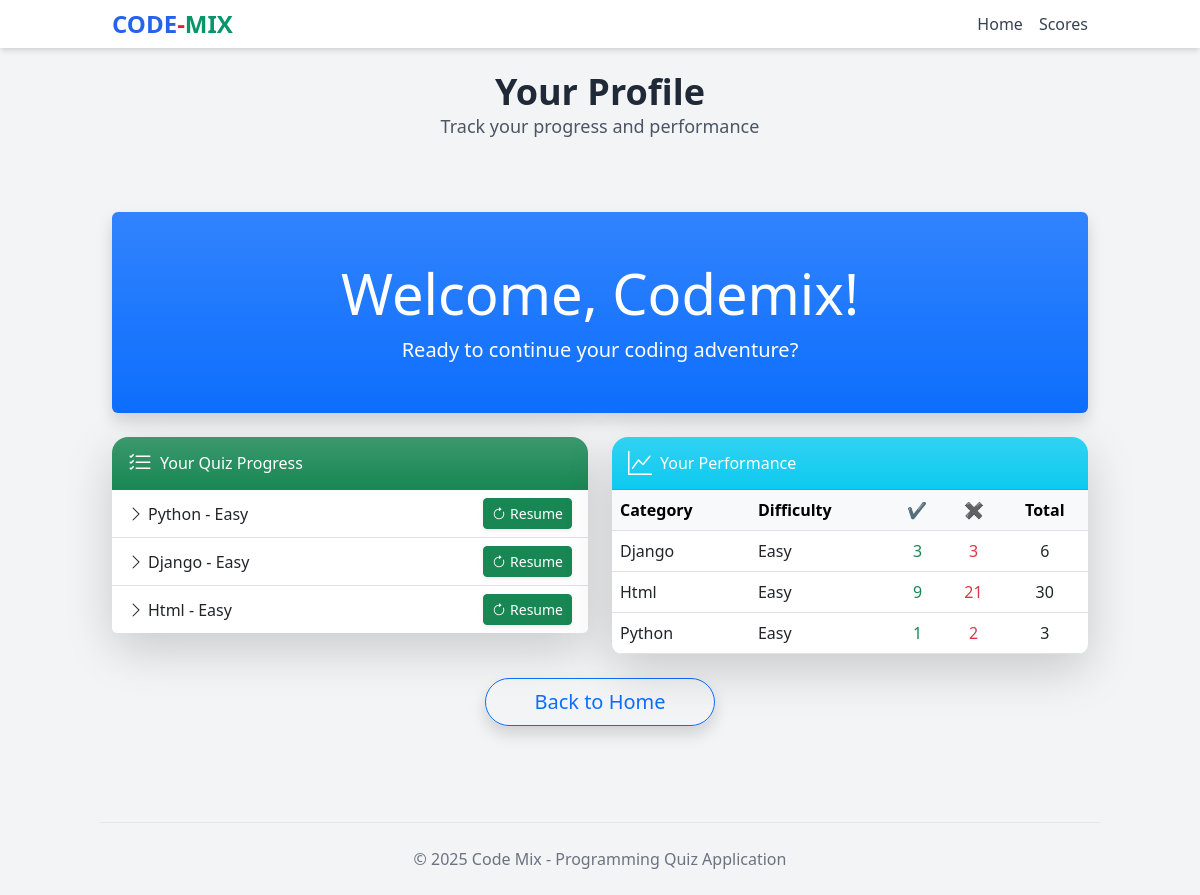
The app's page /profile/ (signed in) with its own data.
### Code_Mix/models.py (models this page shows, shortened)
class QuizProgress(models.Model):
    user = models.ForeignKey(User, on_delete=models.CASCADE, null=True, blank=True)
    session_key = models.CharField(max_length=40, null=True, blank=True)
    category = models.CharField(max_length=10, null=True, blank=True)
    difficulty = models.CharField(max_length=10, null=True, blank=True)
    current_question_id = models.IntegerField(default=1)
    last_updated = models.DateTimeField(auto_now=True)

### Code_Mix/views.py (the view)
# urls.py: path('profile/', views.profile, name='profile'),
def profile(request):
    user_progress = None
    if request.user.is_authenticated:
        user_progress = QuizProgress.objects.filter(user=request.user).order_by('last_updated')
    if request.user.is_authenticated:
        user_scores = (
            UserAnswer.objects.filter(user=request.user)
            .values('category', 'difficulty')
            .annotate(
                correct_count=Count('id', filter=Q(is_correct=True)),
                total_count=Count('id'),
                wrong_count=Count('id', filter=Q(is_correct=False)),
            )
            .order_by('category', 'difficulty')
        )
    else:
        user_scores = UserAnswer.objects.none()
    return render(request, 'profile.html', {
        'user_progress': user_progress,
        'user_scores':   user_scores,
    })

### Code_Mix/templates/profile.html (shortened to what this page needs)
{% extends "base.html" %}
{% load static %}
{% block header %}Your Profile{% endblock %}
{% block subheader %}Track your progress and performance{% endblock %}
{% block content %}
<div class="container py-5">
  <div class="row justify-content-center g-4">
    <div class="col-12">
      <div class="p-5 bg-primary bg-gradient rounded shadow text-center text-white">
        <h1 class="display-4 mb-2">Welcome, {{ request.user.username|title }}!</h1>
        <p class="lead">Ready to continue your coding adventure?</p>
      </div>
    </div>
    <div class="col-md-6">
      <div class="card border-0 shadow-lg rounded-4">
        <div class="card-header bg-success bg-gradient text-white rounded-top-4 d-flex align-items-center">
          <i class="bi bi-list-check me-2 fs-4"></i>
          <h5 class="mb-0">Your Quiz Progress</h5>
        </div>
        <div class="list-group list-group-flush">
          {% if user_progress %}
            {% for progress in user_progress %}
            <div class="list-group-item d-flex justify-content-between align-items-center">
              <span><i class="bi bi-chevron-right me-1"></i>{{ progress.category|title }} - {{ progress.difficulty|title }}</span>
              <a href="{% url progress.difficulty|add:'_category' progress.current_question_id %}?category={{ progress.category }}" class="btn btn-sm btn-success text-white shadow-sm">
                <i class="bi bi-arrow-clockwise me-1"></i>Resume
              </a>
            </div>
            {% endfor %}
          {% else %}
            <div class="p-4 text-center text-muted">You haven't started any quizzes yet.</div>
          {% endif %}
        </div>
      </div>
    </div>
    <div class="col-md-6">
      <div class="card border-0 shadow-lg rounded-4">
        <div class="card-header bg-info bg-gradient text-white rounded-top-4 d-flex align-items-center">
          <i class="bi bi-graph-up me-2 fs-4"></i>
          <h5 class="mb-0">Your Performance</h5>
        </div>
        <div class="card-body p-0">
          {% if user_scores %}
            <div class="table-responsive">
              <table class="table table-hover align-middle mb-0">
                <thead class="table-light">
                  <tr>
                    <th>Category</th>
                    <th>Difficulty</th>
                    <th class="text-center">✔</th>
                    <th class="text-center">✖</th>
                    <th class="text-center">Total</th>
                  </tr>
                </thead>
                <tbody>
                  {% for score in user_scores %}
                  <tr>
                    <td>{{ score.category|title }}</td>
                    <td>{{ score.difficulty|title }}</td>
                    <td class="text-center text-success">{{ score.correct_count }}</td>
                    <td class="text-center text-danger">{{ score.wrong_count }}</td>
                    <td class="text-center">{{ score.total_count }}</td>
                  </tr>
                  {% endfor %}
                </tbody>
              </table>
            </div>
          {% else %}
            <div class="p-4 text-center text-muted">You haven't completed any quizzes yet.</div>
          {% endif %}
        </div>
      </div>
    </div>
    <div class="col-12 text-center mt-4">
      <a href="{% url 'home' %}" class="btn btn-lg btn-outline-primary rounded-pill px-5 shadow">Back to Home</a>
    </div>
  </div>
</div>
{% endblock %}

### static/index.css (style rules this page uses)
* { -webkit-font-smoothing: antialiased; text-rendering: optimizeLegibility; }
html, body { min-height: 100%; }
.table-responsive { border-radius: 0 0 10px 10px; }

### records on screen
QuizProgress: category "Python", difficulty "Easy"
QuizProgress: category "Django", difficulty "Easy"
QuizProgress: category "Html", difficulty "Easy"

### other values on screen
{{ request.user.username|title }} "Codemix"
{{ score.category|title }} "Django" "Html" "Python"
{{ score.difficulty|title }} "Easy" "Easy" "Easy"
{{ score.correct_count }} "3" "9" "1"
{{ score.wrong_count }} "3" "21" "2"
{{ score.total_count }} "6" "30" "3"
